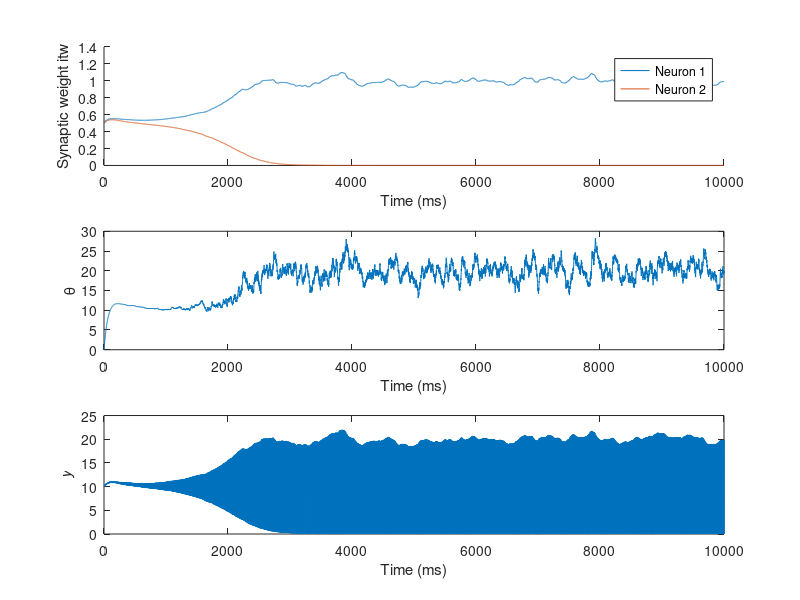
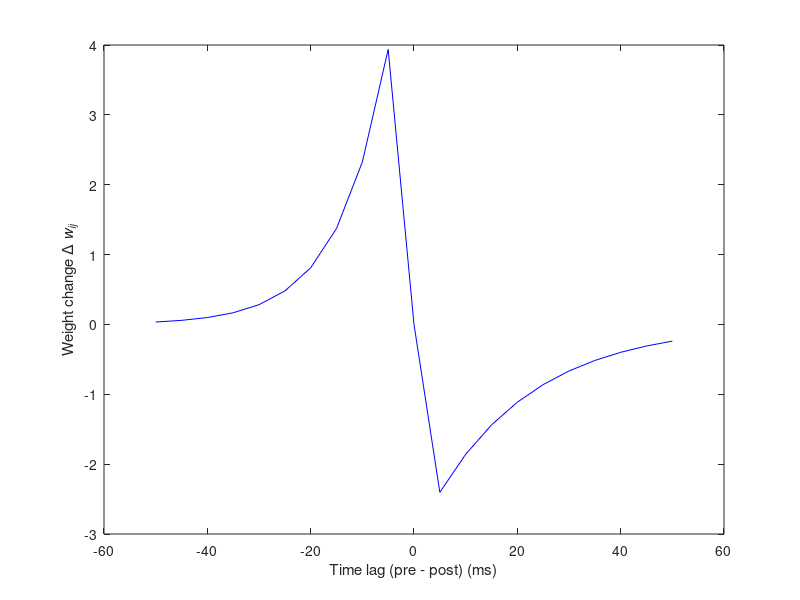

These charts were generated, in order, by the following MATLAB code:
%% 1. BCM Rule
%
simtime = 10/1e-3;  % in ms
eta = 1e-6;  % in ms^{-1}
y0 = 10;
tau = 50;  % in ms

x = [20, 0; 0, 20];  % all possible inputs

w = zeros(2, simtime+1);
w(:, 1) = [0.5, 0.5];  % initial weight = 1 (equal) - no competition
theta = zeros(1, simtime+1);  % initial condition theta = 0
y = zeros(1, simtime+1);

for t = 1:simtime
    % Pick new input
    pick = rand;  % uniform rand no. between 0 and 1
    if pick < 0.5
        xpick = x(1,:);
    else
        xpick = x(2,:);
    end
    
    % New output
    y(t) = dot(w(:,t), xpick);
    % Update weight and threshold
    %theta(t+1) = mean(y(1:t))^2/y0;
    theta(t+1) = theta(t) - theta(t)/tau + y(t)^2/(y0*tau);
    delta_w = eta*xpick*y(t)*(y(t)-theta(t));
    w(:,t+1) = w(:,t) + delta_w.';
    for wi = 1:length(w(:,1))
        if w(wi,t+1) < 0
            w(wi,t+1) = 0;
        end
    end
end
%}

% Plot
figure(1)
subplot(3,1,1);
hold on
for wi = 1:length(w(:,1))
    plot(0:simtime, w(wi,:), 'DisplayName', sprintf('Neuron %u',wi))
end
xlim([0, simtime])
xlabel("Time (ms)")
ylabel("Synaptic weight \it{w}")
hold off
legend()
%}

subplot(3,1,2);
plot(0:simtime, theta)
xlabel('Time (ms)')
ylabel('\theta')
xlim([0, simtime])

subplot(3,1,3);
plot(0:simtime, y)
xlabel('Time (ms)')
ylabel('\it{y}')

%% 2. STDP
%
period = 1000; % time between pairing, in ms
pair = 60; % no. of pairings
A_pl = 1;
A_mn = 1;
tau_pl = 10; % in ms
tau_mn = 20; % in ms

t_lag = -50:5:50;  % in ms

w_change = zeros(1, length(t_lag));

% Simulate
for tl_ind = 1:length(t_lag)
    simtime_2 = period*(pair - 1) + abs(t_lag(tl_ind)) + 1; % +1 because simulation from t=1 to t=T+1
    t_pre = 1; % Set initial presynaptic time, in ms
    t_post = t_pre - t_lag(tl_ind);  % Find initial postsynaptic time, in ms
    if t_post < 1
        t_post = t_post + period;  % Require postsynaptic time to be positive
    end

    x_pre = zeros(1, simtime_2);
    y_post = zeros(1, simtime_2);

    for t = 1:simtime_2
        x_pre(t+1) = x_pre(t) + 1/tau_pl*(-x_pre(t) + (t - t_pre == 0));
        y_post(t+1) = y_post(t) + 1/tau_mn*(-y_post(t) + (t - t_post == 0));
        delta_w = A_pl*x_pre(t)*(t - t_post == 0) - A_mn*y_post(t)*(t - t_pre == 0);
        w_change(tl_ind) = w_change(tl_ind) + delta_w;
        if t - t_pre == 0
            t_pre = t_pre + period;  % Find next presynaptic time after 1 period
        end
        if t - t_post == 0
            t_post = t_post + period;  % Find next postsynaptic time after 1 period
        end
    end
end

% Plot
figure(2)
plot(t_lag, w_change, 'b-')
xlabel('Time lag (pre - post) (ms)')
ylabel('Weight change \Delta \it{w_{ij}}')
